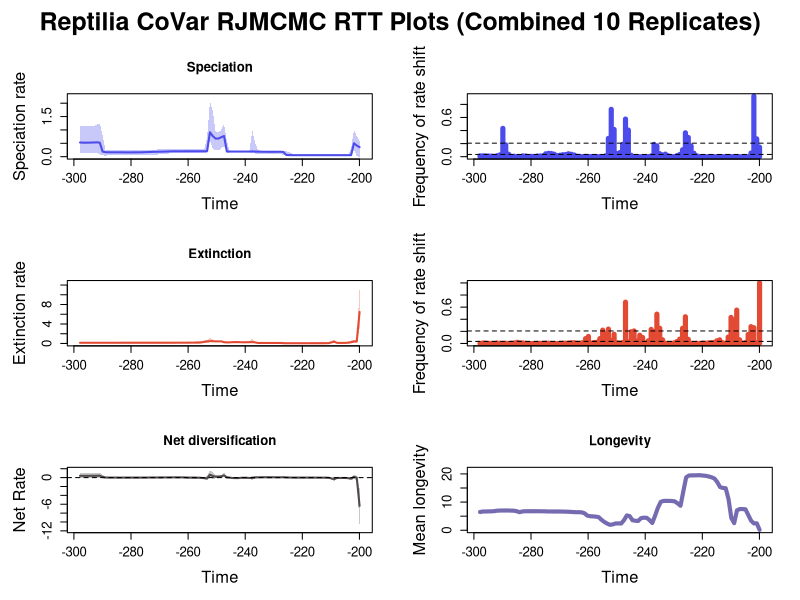

The R source for this figure:


pdf(file='C:/Users/SimoesLabAdmin/Documents/BDNN_Arielli/reptilia/mcmc_predictors/B_covar_rjmcmc/B_covar_rep_RTT_plots.pdf',width=10, height=15)
par(mfrow=c(3,2), 
    oma=c(0,0,3,0),     # Increased top outer margin from 2 to 3
    mar=c(5,5,4,2)+0.1, # Increase plot margins for larger axis labels
    cex.lab=1.5,        # Increase axis label size
    cex.axis=1.2)       # Increase axis tick label size
library(scales)

time=c(-24.947788394999996, -25.936745185,-26.925701974999996,-27.914658765,-28.903615554999995,-29.892572344999998,-30.881529135,-31.870485924999997,-32.859442715,-33.848399504999996,-34.837356295,-35.826313084999995,-36.815269875,-37.804226665,-38.793183455,-39.782140244999994,-40.771097035,-41.760053825,-42.749010614999996,-43.73796740499999,-44.726924194999995,-45.715880985,-46.704837775,-47.693794565,-48.68275135499999,-49.671708145,-50.660664935,-51.649621725,-52.638578515,-53.627535304999995,-54.616492095,-55.605448885,-56.594405675000004,-57.58336246499999,-58.572319255,-59.561276045,-60.550232835,-61.53918962499999,-62.528146414999995,-63.517103205,-64.506059995,-65.495016785,-66.483973575,-67.472930365,-68.461887155,-69.450843945,-70.43980073499999,-71.428757525,-72.417714315,-73.406671105,-74.395627895,-75.384584685,-76.373541475,-77.362498265,-78.351455055,-79.340411845,-80.329368635,-81.318325425,-82.307282215,-83.296239005,-84.28519579499999,-85.274152585,-86.263109375,-87.252066165,-88.241022955,-89.22997974500001,-90.218936535,-91.207893325,-92.196850115,-93.185806905,-94.174763695,-95.163720485,-96.152677275,-97.141634065,-98.13059085500001,-99.119547645,-100.108504435,-101.097461225,-102.086418015,-103.075374805,-104.064331595,-105.053288385,-106.042245175,-107.03120196500001,-108.020158755,-109.009115545,-109.998072335,-110.987029125,-111.97598591500001,-112.964942705,-113.953899495,-114.942856285,-115.93181307500001,-116.920769865,-117.909726655,-118.898683445,-119.887640235,-120.87659702500001,-121.865553815,-122.854510605)
rate=c(0.35438345478310795, 0.41646084280528944,0.5017864811990584,0.05641253087327537,0.05605283610542913,0.05605283610542913,0.05605283610542913,0.05605283610542913,0.05605283610542913,0.056044333561535827,0.056044333561535827,0.056044333561535827,0.056044333561535827,0.056044333561535827,0.056044333561535827,0.056044333561535827,0.056044333561535827,0.056044333561535827,0.056044333561535827,0.05605283610542913,0.05605283610542913,0.05605283610542913,0.05605283610542913,0.05605667249493536,0.05644813443762313,0.058419287221291964,0.06380623066209126,0.17570138756303194,0.1831116129836988,0.1824770782802587,0.18175449415258382,0.18175449415258382,0.18179367728273627,0.1824770782802587,0.18359630233438295,0.1849049655566166,0.1865228323474596,0.18944103561293513,0.19595026055189999,0.19032331013483506,0.19032331013483506,0.19030685606122616,0.19030685606122616,0.1903499839090751,0.1903499839090751,0.1903499839090751,0.1903499839090751,0.1942496279367476,0.7722452789023566,0.7261632842531578,0.6782453792021617,0.6757862702819096,0.770931497154913,0.9130573868282834,0.20684276684285827,0.20157878778131766,0.20150566830320538,0.20150566830320538,0.20150566830320538,0.20127740043245226,0.2019981608635643,0.20157878778131766,0.20127740043245226,0.20127740043245226,0.20127740043245226,0.20097300578159277,0.20046195282792667,0.1973568227057378,0.19337257859529855,0.19031694739616956,0.18678897780712111,0.18465482509989395,0.18259703557925777,0.18057791681756574,0.17701957005800872,0.17366268162676896,0.16856788693340907,0.16455178727779063,0.16288459889379237,0.1618914755830877,0.1616040173376465,0.16127486338301236,0.16127486338301236,0.16127486338301236,0.16212026941480562,0.16311329079637066,0.1632625580740602,0.1632625580740602,0.16387454911435653,0.16410191749245634,0.16728395547682878,0.18902946407887244,0.523039157027096,0.5364181630186392,0.5299816635383843,0.5273003327061271,0.5235608251672149,0.523039157027096,0.5235608251672149,0.5311731909524942)
minHPD=c(0.0032858974427394513, 0.009084228422189998,0.265409714829988,0.03892121422523829,0.04589718750541407,0.04589718750541407,0.04589718750541407,0.04589718750541407,0.04589718750541407,0.045198480005785094,0.045198480005785094,0.04529018692695921,0.04529018692695921,0.04529018692695921,0.04529018692695921,0.04529018692695921,0.04529018692695921,0.04529018692695921,0.04529018692695921,0.04529018692695921,0.04529018692695921,0.04529018692695921,0.04529018692695921,0.045198480005785094,0.039503529176050704,0.04437646727974333,0.04600610822727924,0.05116553081541222,0.10198305280822773,0.11259714383431975,0.11259714383431975,0.11259714383431975,0.11259714383431975,0.11378815150420668,0.11825108407544117,0.11409657284860182,0.11091101492123406,0.11480994850882595,0.14759956817331124,0.16049679892498084,0.16049679892498084,0.16012874452603976,0.16012874452603976,0.16049679892498084,0.16049679892498084,0.16049679892498084,0.16012874452603976,0.14759956817331124,0.41298943752302425,0.30084971624841694,0.24145159194602991,0.24145159194602991,0.2853842457539174,0.6244337691626327,0.12928626763695963,0.13893737195449982,0.13893737195449982,0.13893737195449982,0.13893737195449982,0.13893737195449982,0.13893737195449982,0.13893737195449982,0.13893737195449982,0.1384295658722028,0.1384295658722028,0.1372252185066352,0.1384295658722028,0.12928626763695963,0.10708867356022202,0.08801712229495276,0.08539999717323196,0.08801712229495276,0.07010527590731044,0.060126562802032976,0.060126562802032976,0.060126562802032976,0.060126562802032976,0.060126562802032976,0.060126562802032976,0.05236067011173581,0.05236067011173581,0.05236067011173581,0.0592781570917436,0.0592781570917436,0.0592781570917436,0.06147584540869917,0.061004302540835866,0.061004302540835866,0.0592781570917436,0.0592781570917436,0.03191236214235307,0.0513856200058673,0.0770207544868937,0.1280920757395401,0.14763121585510755,0.1440773539717156,0.1440773539717156,0.1440773539717156,0.1440773539717156,0.1440773539717156)
maxHPD=c(0.5733807907124188, 0.7697904172869261,1.011420411486347,0.2829228799398294,0.06964349873465218,0.06964349873465218,0.06964349873465218,0.06964349873465218,0.06964349873465218,0.06890304047385064,0.06890304047385064,0.06890304047385064,0.06890304047385064,0.06890304047385064,0.06890304047385064,0.06890304047385064,0.06890304047385064,0.06890304047385064,0.06890304047385064,0.06890304047385064,0.06890304047385064,0.06890304047385064,0.06890304047385064,0.06964349873465218,0.11411576187492437,0.18436104879166357,0.1953376196092192,0.21626819299466338,0.22757396182787049,0.2232803771548409,0.2232803771548409,0.2232803771548409,0.2232803771548409,0.2232803771548409,0.22716008539547805,0.2257238742768763,0.2403623606306336,0.5257934133268014,0.9875691536687982,0.22837948979968126,0.22837948979968126,0.22757396182787049,0.22757396182787049,0.22837948979968126,0.22837948979968126,0.22837948979968126,0.23091642937953624,0.5761390712661218,1.2225326522731577,0.9997786612298885,0.9153441797150165,0.9262795904869856,1.7292489628545449,2.058150346441137,0.7095128964446421,0.286682840039864,0.286682840039864,0.286682840039864,0.286682840039864,0.286682840039864,0.28702509439541896,0.28702509439541896,0.28702509439541896,0.28702509439541896,0.28702509439541896,0.28702509439541896,0.2912417924367152,0.29861348178429437,0.28659450647193185,0.27574475730293607,0.2769521484541187,0.2769521484541187,0.26222159488482594,0.24859937875850913,0.24438843528051513,0.24319445884655935,0.23880473465431915,0.23832405847838184,0.23880473465431915,0.23093554489504578,0.23093554489504578,0.23093554489504578,0.23588970647027532,0.23588970647027532,0.23093554489504578,0.23093554489504578,0.23081406373994232,0.2317548093577608,0.23242689905845912,0.2348996689610432,0.2613717666738255,0.8051295129802226,1.2440893017574923,1.2021998100103886,1.1586912110127046,1.1426423450058305,1.14074552614495,1.1284598212176582,1.14074552614495,1.1426423450058305)
remove_na = !is.na(rate)
time = time[remove_na]
time=time-175
plot(time,time,type = 'n', ylim = c(0, 2.263965381085251), xlim = c(-123.348989-175,-24.45331-175), ylab = 'Speciation rate', xlab = 'Time',main='Speciation' )
polygon(c(time, rev(time)), c(maxHPD[remove_na], rev(minHPD[remove_na])), col = alpha('#4c4cec',0.3), border = NA)
lines(time,rate[remove_na], col = '#4c4cec', lwd=2)
mtext("Reptilia CoVar RJMCMC RTT Plots (Combined 10 Replicates)", outer = TRUE, line = 0.5, cex = 1.5, font = 2)
mids=c(-24.952783126262624, -25.951729378787874,-26.950675631313132,-27.949621883838383,-28.948568136363633,-29.947514388888884,-30.94646064141414,-31.945406893939392,-32.94435314646464,-33.94329939898989,-34.94224565151515,-35.9411919040404,-36.94013815656565,-37.9390844090909,-38.93803066161615,-39.93697691414141,-40.93592316666666,-41.93486941919191,-42.93381567171717,-43.93276192424242,-44.93170817676767,-45.93065442929293,-46.92960068181817,-47.92854693434343,-48.92749318686868,-49.92643943939393,-50.92538569191919,-51.92433194444444,-52.92327819696969,-53.92222444949495,-54.92117070202019,-55.92011695454545,-56.91906320707071,-57.91800945959595,-58.91695571212121,-59.915901964646466,-60.91484821717171,-61.91379446969697,-62.91274072222221,-63.91168697474747,-64.91063322727273,-65.90957947979797,-66.90852573232323,-67.90747198484848,-68.90641823737373,-69.90536448989899,-70.90431074242423,-71.90325699494949,-72.90220324747474,-73.90114949999999,-74.90009575252525,-75.8990420050505,-76.89798825757575,-77.896934510101,-78.89588076262626,-79.8948270151515,-80.89377326767676,-81.89271952020201,-82.89166577272726,-83.89061202525252,-84.88955827777777,-85.88850453030302,-86.88745078282828,-87.88639703535353,-88.88534328787878,-89.88428954040404,-90.88323579292928,-91.88218204545454,-92.8811282979798,-93.88007455050504,-94.8790208030303,-95.87796705555556,-96.8769133080808,-97.87585956060606,-98.8748058131313,-99.87375206565656,-100.87269831818182,-101.87164457070706,-102.87059082323232,-103.86953707575758,-104.86848332828282,-105.86742958080808,-106.86637583333334,-107.86532208585858,-108.86426833838384,-109.86321459090908,-110.86216084343434,-111.8611070959596,-112.86005334848484,-113.8589996010101,-114.85794585353536,-115.8568921060606,-116.85583835858586,-117.8547846111111,-118.85373086363636,-119.85267711616162,-120.85162336868686,-121.85056962121212,-122.84951587373737)
mids=mids-175
counts=c(0.14555555555555555, 0.2722222222222222,0.9266666666666666,0.05555555555555555,0.0,0.0,0.0,0.0,0.0011111111111111111,0.0,0.0011111111111111111,0.0,0.0,0.0011111111111111111,0.0,0.0,0.0,0.0,0.0011111111111111111,0.0,0.0,0.0011111111111111111,0.013333333333333334,0.052222222222222225,0.16444444444444445,0.29444444444444445,0.3655555555555556,0.10555555555555556,0.034444444444444444,0.014444444444444444,0.0011111111111111111,0.0033333333333333335,0.012222222222222223,0.03888888888888889,0.02666666666666667,0.04555555555555556,0.16555555555555557,0.18777777777777777,0.011111111111111112,0.0011111111111111111,0.0011111111111111111,0.0011111111111111111,0.0,0.0,0.0022222222222222222,0.021111111111111112,0.4066666666666667,0.5755555555555556,0.18888888888888888,0.06222222222222222,0.04888888888888889,0.4166666666666667,0.7244444444444444,0.28,0.012222222222222223,0.0,0.0022222222222222222,0.0011111111111111111,0.0022222222222222222,0.0022222222222222222,0.0022222222222222222,0.0044444444444444444,0.0011111111111111111,0.0044444444444444444,0.006666666666666667,0.025555555555555557,0.03666666666666667,0.044444444444444446,0.03222222222222222,0.03,0.022222222222222223,0.017777777777777778,0.03777777777777778,0.04888888888888889,0.051111111111111114,0.043333333333333335,0.013333333333333334,0.011111111111111112,0.008888888888888889,0.0022222222222222222,0.005555555555555556,0.0022222222222222222,0.01,0.012222222222222223,0.0011111111111111111,0.0022222222222222222,0.006666666666666667,0.0044444444444444444,0.03777777777777778,0.1811111111111111,0.43333333333333335,0.028888888888888888,0.014444444444444444,0.0044444444444444444,0.008888888888888889,0.01,0.011111111111111112,0.013333333333333334,0.012222222222222223)
plot(mids,counts,type = 'h', xlim = c(-123.348989-175,-24.45331-175), ylim=c(0,0.9266666666666666), ylab = 'Frequency of rate shift', xlab = 'Time',lwd=5,col='#4c4cec')
bf2 = 0.03403432998103777
bf6 = 0.20656465802041962
abline(h=bf2, lty=2)
abline(h=bf6, lty=2)

time=c(-24.947788394999996, -25.936745185,-26.925701974999996,-27.914658765,-28.903615554999995,-29.892572344999998,-30.881529135,-31.870485924999997,-32.859442715,-33.848399504999996,-34.837356295,-35.826313084999995,-36.815269875,-37.804226665,-38.793183455,-39.782140244999994,-40.771097035,-41.760053825,-42.749010614999996,-43.73796740499999,-44.726924194999995,-45.715880985,-46.704837775,-47.693794565,-48.68275135499999,-49.671708145,-50.660664935,-51.649621725,-52.638578515,-53.627535304999995,-54.616492095,-55.605448885,-56.594405675000004,-57.58336246499999,-58.572319255,-59.561276045,-60.550232835,-61.53918962499999,-62.528146414999995,-63.517103205,-64.506059995,-65.495016785,-66.483973575,-67.472930365,-68.461887155,-69.450843945,-70.43980073499999,-71.428757525,-72.417714315,-73.406671105,-74.395627895,-75.384584685,-76.373541475,-77.362498265,-78.351455055,-79.340411845,-80.329368635,-81.318325425,-82.307282215,-83.296239005,-84.28519579499999,-85.274152585,-86.263109375,-87.252066165,-88.241022955,-89.22997974500001,-90.218936535,-91.207893325,-92.196850115,-93.185806905,-94.174763695,-95.163720485,-96.152677275,-97.141634065,-98.13059085500001,-99.119547645,-100.108504435,-101.097461225,-102.086418015,-103.075374805,-104.064331595,-105.053288385,-106.042245175,-107.03120196500001,-108.020158755,-109.009115545,-109.998072335,-110.987029125,-111.97598591500001,-112.964942705,-113.953899495,-114.942856285,-115.93181307500001,-116.920769865,-117.909726655,-118.898683445,-119.887640235,-120.87659702500001,-121.865553815,-122.854510605)
rate=c(6.462548680783932, 0.4101798861211283,0.41251479678454606,0.24387035935835968,0.15898377269178024,0.11789319614222267,0.11645423012005901,0.11634521645563284,0.12066157478907619,0.37169935124029435,0.20738240109528444,0.059074850055962434,0.05534043308434247,0.05526283146479409,0.0549990023592129,0.05309320498827272,0.0520492022917632,0.05160607824851712,0.05111636333084829,0.050800352311925034,0.050716705042145885,0.0505454537909658,0.050486788275316455,0.0505454537909658,0.0505454537909658,0.0506188315598045,0.05111636333084829,0.06362735857201379,0.10533408695092514,0.10206780623424136,0.09949283568588141,0.0989616124847266,0.09878202271729422,0.09878202271729422,0.09878202271729422,0.09934219499150496,0.10676587082720446,0.22112499366185914,0.2790060671462553,0.26175635972156663,0.24685879499320817,0.24636185119676235,0.25086452968214634,0.273663959511811,0.2724207715888971,0.2677049798102974,0.22505893891623896,0.21217842227694214,0.26374652942869836,0.434021409846746,0.43008456932590844,0.43008456932590844,0.4604041225675065,0.46946555752638935,0.4285563442645869,0.34266435908317716,0.214474975343882,0.1715829872276327,0.1681030069815882,0.16607345044349853,0.1648078777121199,0.16186486547968448,0.15356877326436028,0.15143871398647213,0.15116769653872913,0.15116769653872913,0.15067253747826573,0.14992961270143706,0.1493224172551479,0.1491703576945585,0.1489030734704189,0.1487456911042792,0.14858435532138387,0.14852024275221698,0.1482516949657886,0.1482066847677378,0.14779206183600924,0.14754093644678024,0.14734571711022837,0.1472661970618319,0.1472661970618319,0.1472661970618319,0.1472661970618319,0.1472661970618319,0.1472661970618319,0.14754093644678024,0.14671178250707867,0.1458272700657614,0.14553137903705754,0.1453347189861966,0.1453347189861966,0.14548636140399676,0.14550909876353058,0.14552010750651373,0.1457466892769647,0.14579913741513081,0.1457466892769647,0.1458272700657614,0.14594128882606244,0.1459901661755013)
minHPD=c(3.0973032691855327, 0.1554875843514911,0.1551306830185008,0.05524278058226806,0.04110691204647333,0.03311411997587634,0.03299851506674207,0.03299851506674207,0.01985052594481233,0.09214703219177528,0.03713617561297095,0.03673821342361367,0.03673821342361367,0.034898382642732005,0.0318817449887872,0.029525488930077677,0.029345590515708193,0.030993557231463444,0.0318817449887872,0.032230967264175424,0.03238827248272614,0.0318817449887872,0.0318817449887872,0.03156986447307411,0.03156986447307411,0.03038870568904082,0.02729551441270259,0.029525488930077677,0.050820547684070634,0.05016841363781188,0.052349173549168945,0.05545944746733566,0.05545944746733566,0.05545944746733566,0.05545944746733566,0.05272261297841326,0.05545944746733566,0.05545944746733566,0.12115133775256409,0.06827702797479968,0.074389040413002,0.07190388142577366,0.06347154770411705,0.17625112143823554,0.17994377407471204,0.11472228648383215,0.06498944972920309,0.05928409430188948,0.0526935653238597,0.2304839361781407,0.23637860700441948,0.23637860700441948,0.2304839361781407,0.22673695933543467,0.12150064796265543,0.12741422393404497,0.12150064796265543,0.11474173465309025,0.11543163913254058,0.1100798856266341,0.11358762079697765,0.10745746949828543,0.09668238070620981,0.09668238070620981,0.09668238070620981,0.09668238070620981,0.0966019598875009,0.0966019598875009,0.09153195907391487,0.09400308348837863,0.09400308348837863,0.0966019598875009,0.0966019598875009,0.0966019598875009,0.0966019598875009,0.0966019598875009,0.0966019598875009,0.09723251674067748,0.0966019598875009,0.0966019598875009,0.0966019598875009,0.0966019598875009,0.0966019598875009,0.0966019598875009,0.0966019598875009,0.09097563741533762,0.0925189317297032,0.08780393603156823,0.08742488141511612,0.08464176305447599,0.08464176305447599,0.08464176305447599,0.08432004949939387,0.08432004949939387,0.07371686816366858,0.0721007486548869,0.062184489044197135,0.062184489044197135,0.062184489044197135,0.05108814839796828)
maxHPD=c(11.299991798618674, 0.7060965994018205,0.7094164748122501,0.5955136726327254,0.4504738672848236,0.25984692862320885,0.2592155296065752,0.2592155296065752,0.26771305136929835,0.770233239112583,0.5139786494969315,0.2237080251146768,0.16047483354066602,0.157075117113799,0.1400269912080844,0.10908332187176516,0.07730874347648586,0.07583602673547182,0.07524717919012577,0.07495371587105695,0.07495371587105695,0.07495371587105695,0.07495371587105695,0.07524717919012577,0.07552176343235996,0.07495371587105695,0.08025655769366624,0.12662351112282394,0.24192627805368444,0.1717406026520028,0.14019038619713048,0.13902047056489392,0.13819298807416158,0.13819298807416158,0.13839229112285117,0.1472867254071199,0.2751866357583287,0.3068119932097128,0.963591282937176,0.5911489008329478,0.32030046728793315,0.31564835055839746,0.32030046728793315,0.5112507812918612,0.5096515401118075,0.4540281327810999,0.3022759519398053,0.30086153461094317,0.5311885078033377,0.5770904856218274,0.5770904856218274,0.5770904856218274,0.9008153760591663,1.1224995977188092,0.732806091444552,0.5596366309656102,0.5255184541695104,0.42107672338571345,0.40724422070535204,0.39605143296312867,0.39605143296312867,0.38555833676743173,0.27742536966749703,0.24342920374579513,0.23648307516659148,0.23557225058963321,0.23114877496962702,0.22143281581026075,0.20797688823651042,0.2069837282027177,0.20141615880152633,0.20118621568911807,0.20118621568911807,0.20118621568911807,0.20118621568911807,0.20141615880152633,0.20060252473763251,0.20060252473763251,0.20060252473763251,0.20036702514277435,0.20036702514277435,0.20036702514277435,0.20036702514277435,0.20036702514277435,0.20141615880152633,0.20141615880152633,0.20141615880152633,0.20060252473763251,0.20060252473763251,0.20060252473763251,0.20060252473763251,0.20060252473763251,0.20141615880152633,0.20725536690827986,0.20725536690827986,0.2069837282027177,0.20060252473763251,0.20118621568911807,0.20060252473763251,0.20141615880152633)
remove_na = !is.na(rate)
time = time[remove_na]
time=time-175
plot(time,time,type = 'n', ylim = c(0, 12.429990978480543), xlim = c(-123.348989-175,-24.45331-175), ylab = 'Extinction rate', xlab = 'Time',main='Extinction' )
polygon(c(time, rev(time)), c(maxHPD[remove_na], rev(minHPD[remove_na])), col = alpha('#e34a33',0.3), border = NA)
lines(time,rate[remove_na], col = '#e34a33', lwd=2)
mids=c(-24.952783126262624, -25.951729378787874,-26.950675631313132,-27.949621883838383,-28.948568136363633,-29.947514388888884,-30.94646064141414,-31.945406893939392,-32.94435314646464,-33.94329939898989,-34.94224565151515,-35.9411919040404,-36.94013815656565,-37.9390844090909,-38.93803066161615,-39.93697691414141,-40.93592316666666,-41.93486941919191,-42.93381567171717,-43.93276192424242,-44.93170817676767,-45.93065442929293,-46.92960068181817,-47.92854693434343,-48.92749318686868,-49.92643943939393,-50.92538569191919,-51.92433194444444,-52.92327819696969,-53.92222444949495,-54.92117070202019,-55.92011695454545,-56.91906320707071,-57.91800945959595,-58.91695571212121,-59.915901964646466,-60.91484821717171,-61.91379446969697,-62.91274072222221,-63.91168697474747,-64.91063322727273,-65.90957947979797,-66.90852573232323,-67.90747198484848,-68.90641823737373,-69.90536448989899,-70.90431074242423,-71.90325699494949,-72.90220324747474,-73.90114949999999,-74.90009575252525,-75.8990420050505,-76.89798825757575,-77.896934510101,-78.89588076262626,-79.8948270151515,-80.89377326767676,-81.89271952020201,-82.89166577272726,-83.89061202525252,-84.88955827777777,-85.88850453030302,-86.88745078282828,-87.88639703535353,-88.88534328787878,-89.88428954040404,-90.88323579292928,-91.88218204545454,-92.8811282979798,-93.88007455050504,-94.8790208030303,-95.87796705555556,-96.8769133080808,-97.87585956060606,-98.8748058131313,-99.87375206565656,-100.87269831818182,-101.87164457070706,-102.87059082323232,-103.86953707575758,-104.86848332828282,-105.86742958080808,-106.86637583333334,-107.86532208585858,-108.86426833838384,-109.86321459090908,-110.86216084343434,-111.8611070959596,-112.86005334848484,-113.8589996010101,-114.85794585353536,-115.8568921060606,-116.85583835858586,-117.8547846111111,-118.85373086363636,-119.85267711616162,-120.85162336868686,-121.85056962121212,-122.84951587373737)
mids=mids-175
counts=c(1.0, 0.014444444444444444,0.26,0.2777777777777778,0.14888888888888888,0.013333333333333334,0.0044444444444444444,0.06111111111111111,0.5511111111111111,0.3877777777777778,0.43,0.10555555555555556,0.0022222222222222222,0.014444444444444444,0.06,0.043333333333333335,0.016666666666666666,0.013333333333333334,0.01,0.005555555555555556,0.006666666666666667,0.0022222222222222222,0.0033333333333333335,0.0011111111111111111,0.0044444444444444444,0.06888888888888889,0.4411111111111111,0.25,0.07111111111111111,0.03111111111111111,0.01,0.0022222222222222222,0.0022222222222222222,0.005555555555555556,0.06,0.2511111111111111,0.48444444444444446,0.19555555555555557,0.23222222222222222,0.044444444444444446,0.0077777777777777776,0.09888888888888889,0.13555555555555557,0.04111111111111111,0.20666666666666667,0.19333333333333333,0.025555555555555557,0.6822222222222222,0.014444444444444444,0.006666666666666667,0.013333333333333334,0.15222222222222223,0.05,0.23777777777777778,0.15555555555555556,0.22,0.08,0.021111111111111112,0.016666666666666666,0.0077777777777777776,0.11555555555555555,0.08,0.014444444444444444,0.005555555555555556,0.005555555555555556,0.013333333333333334,0.012222222222222223,0.005555555555555556,0.006666666666666667,0.005555555555555556,0.0022222222222222222,0.0,0.0022222222222222222,0.0022222222222222222,0.005555555555555556,0.006666666666666667,0.0044444444444444444,0.0033333333333333335,0.0011111111111111111,0.0011111111111111111,0.0,0.0,0.0033333333333333335,0.01,0.011111111111111112,0.01888888888888889,0.008888888888888889,0.0044444444444444444,0.0011111111111111111,0.0044444444444444444,0.0022222222222222222,0.0044444444444444444,0.0077777777777777776,0.0022222222222222222,0.0033333333333333335,0.0022222222222222222,0.005555555555555556,0.008888888888888889,0.0022222222222222222)
plot(mids,counts,type = 'h', xlim = c(-123.348989-175,-24.45331-175), ylim=c(0,1.0), ylab = 'Frequency of rate shift', xlab = 'Time',lwd=5,col='#e34a33')
abline(h=bf2, lty=2)
abline(h=bf6, lty=2)
#Net Diversification Rate
time=c(-24.947788394999996, -25.936745185,-26.925701974999996,-27.914658765,-28.903615554999995,-29.892572344999998,-30.881529135,-31.870485924999997,-32.859442715,-33.848399504999996,-34.837356295,-35.826313084999995,-36.815269875,-37.804226665,-38.793183455,-39.782140244999994,-40.771097035,-41.760053825,-42.749010614999996,-43.73796740499999,-44.726924194999995,-45.715880985,-46.704837775,-47.693794565,-48.68275135499999,-49.671708145,-50.660664935,-51.649621725,-52.638578515,-53.627535304999995,-54.616492095,-55.605448885,-56.594405675000004,-57.58336246499999,-58.572319255,-59.561276045,-60.550232835,-61.53918962499999,-62.528146414999995,-63.517103205,-64.506059995,-65.495016785,-66.483973575,-67.472930365,-68.461887155,-69.450843945,-70.43980073499999,-71.428757525,-72.417714315,-73.406671105,-74.395627895,-75.384584685,-76.373541475,-77.362498265,-78.351455055,-79.340411845,-80.329368635,-81.318325425,-82.307282215,-83.296239005,-84.28519579499999,-85.274152585,-86.263109375,-87.252066165,-88.241022955,-89.22997974500001,-90.218936535,-91.207893325,-92.196850115,-93.185806905,-94.174763695,-95.163720485,-96.152677275,-97.141634065,-98.13059085500001,-99.119547645,-100.108504435,-101.097461225,-102.086418015,-103.075374805,-104.064331595,-105.053288385,-106.042245175,-107.03120196500001,-108.020158755,-109.009115545,-109.998072335,-110.987029125,-111.97598591500001,-112.964942705,-113.953899495,-114.942856285,-115.93181307500001,-116.920769865,-117.909726655,-118.898683445,-119.887640235,-120.87659702500001,-121.865553815,-122.854510605)
net_rate=c(-6.357698664624905, -0.007595803868066074,0.1670902211703352,-0.22275697322782023,-0.12824984703908043,-0.07824025324069168,-0.07669061339595197,-0.07639486251323413,-0.08539645388222479,-0.3377173096869663,-0.17426779118892027,-0.034021020102518215,-0.010809100279656222,-0.010381383247179162,-0.008970197639229323,-0.002150629909515364,0.0017949116950020073,0.0030169080993207023,0.003816775073905618,0.00444393441336488,0.0047151951847576356,0.005015157809338472,0.005016851556579734,0.005545751096232839,0.01066279651528117,0.024432898032621716,0.04985175737313474,0.08686822616940555,0.06547506277588108,0.07109759383574586,0.07569518769630729,0.0770545998740985,0.07757660695910236,0.07872182542749122,0.08105216772996056,0.08131277651542823,0.06470087931471408,0.029646032210322408,-0.07362446819130941,-0.0821470359472221,-0.033337032571337744,-0.03159204123465305,-0.04036906079377758,-0.1106094432185796,-0.1033006984384301,-0.08950024374155693,-0.005603102845553641,0.04809504355356355,0.5142589831721361,0.2845587599096317,0.21937336113145509,0.21560776714190233,0.3619087103021543,0.6493570874608866,-0.1690489719261791,-0.12838307663479404,-0.06066757609713799,-0.0060346595290258695,0.0011625668655471833,0.004990562899826988,0.008244444334266904,0.015550321935145852,0.042118656835272564,0.0509057856907778,0.05211757111592347,0.05261789777583349,0.052770143340835116,0.04850882205349987,0.043851006102428744,0.03884639405116139,0.03455072263326589,0.03194127179782261,0.029215664435622665,0.027084313780114593,0.02203026757942376,0.015067948127073346,0.009553623917205796,0.0053474338372136955,0.004029560554352356,0.0026777661908384412,0.0024912084708337326,0.002289922418379879,0.002717807024510927,0.002677596731784597,0.002629077839569258,-0.002353301175014145,0.006050403332548584,0.010616419859835741,0.012085721702348949,0.013646041082977128,0.026097801388405593,0.1447378510859955,0.42382805834257653,0.4240732274664293,0.410557360381045,0.4074006933116462,0.40231465114743314,0.3999171612561765,0.40155279227113133,0.4083340644570916)
net_minHPD=c(-10.788701499018732, -0.5745518660502668,-0.2877686419740365,-0.5941391188205313,-0.3902601500699367,-0.20652015277211688,-0.20066381545220485,-0.20066381545220485,-0.21650174479874723,-0.7197918784466403,-0.4587948774536013,-0.16731778665381064,-0.09633048128656521,-0.09633048128656521,-0.08171057408075252,-0.05145115391887414,-0.026050947924306553,-0.022887045108904096,-0.01963868508386745,-0.01986445029950988,-0.01986445029950988,-0.01986445029950988,-0.01986445029950988,-0.01986445029950988,-0.02602831315065826,-0.021393685527187442,-0.023777648084258293,-0.04292421939342379,-0.10365004949585083,-0.0366890081807274,0.00866399096779441,0.00866399096779441,0.008828289742659257,0.0188605318404646,0.02006152748701219,0.008828289742659257,-0.10798121242788672,-0.1845207406378718,-0.47881063318823935,-0.38915579844469705,-0.1310742249965146,-0.1310742249965146,-0.1368443570203142,-0.3223026379417807,-0.31808467521830064,-0.2831922238517347,-0.1254707254377552,-0.1221775275304359,0.13322022072509854,-0.13177304985165988,-0.17309614049330002,-0.1822395191916107,-0.296461880652791,0.06080628581076619,-0.6941185790068838,-0.39041302415109125,-0.3512076740427303,-0.22992593943755246,-0.20918108556889767,-0.20259022048779765,-0.20918108556889767,-0.2017027252658253,-0.08279520817092961,-0.04116803703369634,-0.037835459822765455,-0.040185413267272346,-0.043554364325317396,-0.045952158938774246,-0.04948165746621731,-0.06341339697310829,-0.09892154729727062,-0.09526060350179204,-0.09191017798909716,-0.09191017798909716,-0.09191017798909716,-0.10270497104965903,-0.10812972486204557,-0.10791543168620596,-0.10812972486204557,-0.10973080553757926,-0.10973080553757926,-0.10973080553757926,-0.10812972486204557,-0.10812972486204557,-0.10230774472024487,-0.10230774472024487,-0.09935677988916591,-0.09935677988916591,-0.09935677988916591,-0.09892154729727062,-0.1275975648780568,-0.12070663362864656,-0.06310927287041132,-0.02701773256299439,-0.0315179724635411,-0.0315179724635411,-0.0315179724635411,-0.0315179724635411,-0.02701773256299439,-0.0315179724635411)
net_maxHPD=c(-2.4243586918705127, 0.4248118388439022,0.6595493761961844,0.08698992664457655,0.02436145537431491,0.02245446921867246,0.026960807125481448,0.026960807125481448,0.032062211977714666,-0.03512914072471163,0.017423502098547317,0.024849851161991177,0.029645977210530056,0.025362341857052682,0.031075459425524782,0.031075459425524782,0.029073266419453264,0.029073266419453264,0.031075459425524782,0.028752233820488658,0.028403512839305665,0.028403512839305665,0.028403512839305665,0.031075459425524782,0.06260966922119247,0.1395211782251814,0.153461518649188,0.17566998487022095,0.15108374795608184,0.15108374795608184,0.14807651370055508,0.1422419705224799,0.14181752763777514,0.14915435170275354,0.14915435170275354,0.15256979483909813,0.15146008798662153,0.48580741587030246,0.3682961824119566,0.1294004897116474,0.12794906131192157,0.12773295768954046,0.13726943547161619,0.017236537196512663,0.017236537196512663,0.05487523374603695,0.12907744856534767,0.3256103467522631,1.0491944255849077,0.6525286901667786,0.5381913829075036,0.5475522349715127,1.3480575013983032,1.6135532641655397,0.34161215148487273,0.11189985681239867,0.12240677111367204,0.13315792575361607,0.13315792575361607,0.13545563947742342,0.13545563947742342,0.14207577384002973,0.16328982607685621,0.16328982607685621,0.16180752155187297,0.16180752155187297,0.16180752155187297,0.16454481087978073,0.16169813559064963,0.15685617380329447,0.12293567251430279,0.12167706469608788,0.1262251248511197,0.12397319314442017,0.12293567251430279,0.12397319314442017,0.11269109825393807,0.11041398942994687,0.11041398942994687,0.11041398942994687,0.11041398942994687,0.11041398942994687,0.11041398942994687,0.11041398942994687,0.11269109825393807,0.11694838674295652,0.11269109825393807,0.11634128603330929,0.1203144783485849,0.1232406405036123,0.15744343598891963,0.6607267250623733,1.1067979835547388,1.0732119828710367,1.019325745329663,1.0097194449468798,1.0047864469837062,1.0097194449468798,1.019325745329663,1.0498371644242794)
remove_na = !is.na(net_rate)
time = time[remove_na]
time=time-175
plot(time,time,type = 'n', ylim = c(-11.867571648920606, 1.7749085905820938), xlim = c(-123.348989-175,-24.45331-175), ylab = 'Net Rate', xlab = 'Time',lwd=2, main='Net diversification', col= '#504A4B' )
polygon(c(time, rev(time)), c(net_maxHPD[remove_na], rev(net_minHPD[remove_na])), col = alpha('#504A4B',0.3), border = NA)
lines(time,net_rate[remove_na], col = '#504A4B', lwd=2)
abline(h=0,lty=2)


time=c(-24.947788394999996, -25.936745185,-26.925701974999996,-27.914658765,-28.903615554999995,-29.892572344999998,-30.881529135,-31.870485924999997,-32.859442715,-33.848399504999996,-34.837356295,-35.826313084999995,-36.815269875,-37.804226665,-38.793183455,-39.782140244999994,-40.771097035,-41.760053825,-42.749010614999996,-43.73796740499999,-44.726924194999995,-45.715880985,-46.704837775,-47.693794565,-48.68275135499999,-49.671708145,-50.660664935,-51.649621725,-52.638578515,-53.627535304999995,-54.616492095,-55.605448885,-56.594405675000004,-57.58336246499999,-58.572319255,-59.561276045,-60.550232835,-61.53918962499999,-62.528146414999995,-63.517103205,-64.506059995,-65.495016785,-66.483973575,-67.472930365,-68.461887155,-69.450843945,-70.43980073499999,-71.428757525,-72.417714315,-73.406671105,-74.395627895,-75.384584685,-76.373541475,-77.362498265,-78.351455055,-79.340411845,-80.329368635,-81.318325425,-82.307282215,-83.296239005,-84.28519579499999,-85.274152585,-86.263109375,-87.252066165,-88.241022955,-89.22997974500001,-90.218936535,-91.207893325,-92.196850115,-93.185806905,-94.174763695,-95.163720485,-96.152677275,-97.141634065,-98.13059085500001,-99.119547645,-100.108504435,-101.097461225,-102.086418015,-103.075374805,-104.064331595,-105.053288385,-106.042245175,-107.03120196500001,-108.020158755,-109.009115545,-109.998072335,-110.987029125,-111.97598591500001,-112.964942705,-113.953899495,-114.942856285,-115.93181307500001,-116.920769865,-117.909726655,-118.898683445,-119.887640235,-120.87659702500001,-121.865553815,-122.854510605)
rate=c(0.14988040363064278, 2.468419999727145,2.4312337417499443,3.383632210375446,5.420102420024395,7.435565352917103,7.522239974416224,7.5390120832968,7.059905001149815,2.5384048669561086,4.338419819564981,11.081467842030875,14.918952872147829,15.014763432696371,15.340138103319324,17.132413136695828,18.374465423093714,18.796513515969586,19.083427319128525,19.309988313056035,19.41166744875892,19.5253592167155,19.5260049616807,19.487256246558303,19.476618515896067,19.434680247443723,18.785174159006083,13.816501303522793,8.701404296363684,9.52870271545059,10.232365006501272,10.378772564380604,10.422207938533324,10.424671534070876,10.42094078222919,10.078425549822319,7.987923358172608,5.187929810106308,2.589174586022299,3.6386528478727955,4.42444626351471,4.461213784729477,4.292942368241999,3.2975032096671515,3.378937666455977,3.544207151319018,5.01611603879627,5.266308850119561,3.5951314652760633,2.403474750041991,2.426255548313667,2.4262798298446056,2.0761496866157647,1.9309182303508692,2.3798802846017915,2.9703021275010064,3.7193415879921568,4.669208858571677,4.831853251343292,4.924194439301544,4.9930121075153355,5.185286424997364,6.026167827033345,6.3609046782947525,6.410315722527429,6.413736005715449,6.45953677972301,6.523518194337089,6.582241232214488,6.607016370299569,6.635389749473169,6.653068550466348,6.654787376473656,6.656164569408905,6.666168839987734,6.669428426963786,6.710227451722714,6.731670447858222,6.740521391741854,6.754563038131946,6.757008907864293,6.757008907864293,6.757008907864293,6.757008907864293,6.679207518505247,6.4001987087232095,6.755277603462853,6.9455624066060055,6.974090419477016,7.010673894311237,7.010673894311237,7.0101333611563925,6.989306497026928,6.936500162018146,6.776370229807684,6.711837563263179,6.6931693268715575,6.665822882284647,6.648479501189303,6.484737653613785)
minHPD=c(0.14988040363064278, 2.468419999727145,2.4312337417499443,3.383632210375446,5.420102420024395,7.435565352917103,7.522239974416224,7.5390120832968,7.059905001149815,2.5384048669561086,4.338419819564981,11.081467842030875,14.918952872147829,15.014763432696371,15.340138103319324,17.132413136695828,18.374465423093714,18.796513515969586,19.083427319128525,19.309988313056035,19.41166744875892,19.5253592167155,19.5260049616807,19.487256246558303,19.476618515896067,19.434680247443723,18.785174159006083,13.816501303522793,8.701404296363684,9.52870271545059,10.232365006501272,10.378772564380604,10.422207938533324,10.424671534070876,10.42094078222919,10.078425549822319,7.987923358172608,5.187929810106308,2.589174586022299,3.6386528478727955,4.42444626351471,4.461213784729477,4.292942368241999,3.2975032096671515,3.378937666455977,3.544207151319018,5.01611603879627,5.266308850119561,3.5951314652760633,2.403474750041991,2.426255548313667,2.4262798298446056,2.0761496866157647,1.9309182303508692,2.3798802846017915,2.9703021275010064,3.7193415879921568,4.669208858571677,4.831853251343292,4.924194439301544,4.9930121075153355,5.185286424997364,6.026167827033345,6.3609046782947525,6.410315722527429,6.413736005715449,6.45953677972301,6.523518194337089,6.582241232214488,6.607016370299569,6.635389749473169,6.653068550466348,6.654787376473656,6.656164569408905,6.666168839987734,6.669428426963786,6.710227451722714,6.731670447858222,6.740521391741854,6.754563038131946,6.757008907864293,6.757008907864293,6.757008907864293,6.757008907864293,6.679207518505247,6.4001987087232095,6.755277603462853,6.9455624066060055,6.974090419477016,7.010673894311237,7.010673894311237,7.0101333611563925,6.989306497026928,6.936500162018146,6.776370229807684,6.711837563263179,6.6931693268715575,6.665822882284647,6.648479501189303,6.484737653613785)
maxHPD=c(0.14988040363064278, 2.468419999727145,2.4312337417499443,3.383632210375446,5.420102420024395,7.435565352917103,7.522239974416224,7.5390120832968,7.059905001149815,2.5384048669561086,4.338419819564981,11.081467842030875,14.918952872147829,15.014763432696371,15.340138103319324,17.132413136695828,18.374465423093714,18.796513515969586,19.083427319128525,19.309988313056035,19.41166744875892,19.5253592167155,19.5260049616807,19.487256246558303,19.476618515896067,19.434680247443723,18.785174159006083,13.816501303522793,8.701404296363684,9.52870271545059,10.232365006501272,10.378772564380604,10.422207938533324,10.424671534070876,10.42094078222919,10.078425549822319,7.987923358172608,5.187929810106308,2.589174586022299,3.6386528478727955,4.42444626351471,4.461213784729477,4.292942368241999,3.2975032096671515,3.378937666455977,3.544207151319018,5.01611603879627,5.266308850119561,3.5951314652760633,2.403474750041991,2.426255548313667,2.4262798298446056,2.0761496866157647,1.9309182303508692,2.3798802846017915,2.9703021275010064,3.7193415879921568,4.669208858571677,4.831853251343292,4.924194439301544,4.9930121075153355,5.185286424997364,6.026167827033345,6.3609046782947525,6.410315722527429,6.413736005715449,6.45953677972301,6.523518194337089,6.582241232214488,6.607016370299569,6.635389749473169,6.653068550466348,6.654787376473656,6.656164569408905,6.666168839987734,6.669428426963786,6.710227451722714,6.731670447858222,6.740521391741854,6.754563038131946,6.757008907864293,6.757008907864293,6.757008907864293,6.757008907864293,6.679207518505247,6.4001987087232095,6.755277603462853,6.9455624066060055,6.974090419477016,7.010673894311237,7.010673894311237,7.0101333611563925,6.989306497026928,6.936500162018146,6.776370229807684,6.711837563263179,6.6931693268715575,6.665822882284647,6.648479501189303,6.484737653613785)
remove_na = !is.na(rate)
time = time[remove_na]
time=time-175
plot(time,time,type = 'n', ylim = c(0, 21.478605457848772), xlim = c(-123.348989-175,-24.45331-175), ylab = 'Mean longevity', xlab = 'Time',main='Longevity' )
polygon(c(time, rev(time)), c(maxHPD[remove_na], rev(minHPD[remove_na])), col = alpha('#756bb1',0.3), border = NA)
lines(time,rate[remove_na], col = '#756bb1', lwd=4)

n <- dev.off()
